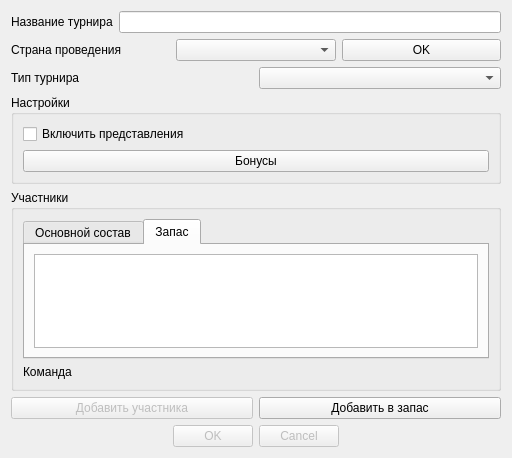
<?xml version="1.0" encoding="UTF-8"?>
<ui version="4.0">
 <class>TourDialog</class>
 <widget class="QDialog" name="TourDialog">
  <property name="geometry">
   <rect>
    <x>0</x>
    <y>0</y>
    <width>512</width>
    <height>458</height>
   </rect>
  </property>
  <property name="windowTitle">
   <string>Создание турнира</string>
  </property>
  <layout class="QVBoxLayout" name="verticalLayout_2">
   <item>
    <layout class="QHBoxLayout" name="horizontalLayout">
     <item>
      <widget class="QLabel" name="lblName">
       <property name="text">
        <string>Название турнира</string>
       </property>
      </widget>
     </item>
     <item>
      <widget class="QLineEdit" name="txtName"/>
     </item>
    </layout>
   </item>
   <item>
    <layout class="QHBoxLayout" name="horizontalLayout_2">
     <item>
      <widget class="QLabel" name="label">
       <property name="text">
        <string>Страна проведения</string>
       </property>
      </widget>
     </item>
     <item>
      <widget class="QComboBox" name="cbCountry"/>
     </item>
     <item>
      <widget class="QPushButton" name="cmdOK">
       <property name="text">
        <string>OK</string>
       </property>
      </widget>
     </item>
    </layout>
   </item>
   <item>
    <layout class="QHBoxLayout" name="horizontalLayout_3">
     <item>
      <widget class="QLabel" name="label_2">
       <property name="text">
        <string>Тип турнира</string>
       </property>
      </widget>
     </item>
     <item>
      <widget class="QComboBox" name="cbType"/>
     </item>
    </layout>
   </item>
   <item>
    <widget class="QGroupBox" name="groupBox_2">
     <property name="title">
      <string>Настройки</string>
     </property>
     <layout class="QVBoxLayout" name="verticalLayout_5">
      <item>
       <widget class="QCheckBox" name="cbViews">
        <property name="contextMenuPolicy">
         <enum>Qt::ActionsContextMenu</enum>
        </property>
        <property name="text">
         <string>Включить представления</string>
        </property>
       </widget>
      </item>
      <item>
       <widget class="QPushButton" name="cmdBonus">
        <property name="text">
         <string>Бонусы</string>
        </property>
       </widget>
      </item>
     </layout>
    </widget>
   </item>
   <item>
    <widget class="QGroupBox" name="groupBox">
     <property name="title">
      <string>Участники</string>
     </property>
     <layout class="QVBoxLayout" name="verticalLayout">
      <item>
       <widget class="QTabWidget" name="tabWidget">
        <property name="currentIndex">
         <number>1</number>
        </property>
        <widget class="QWidget" name="tab">
         <attribute name="title">
          <string>Основной состав</string>
         </attribute>
         <layout class="QVBoxLayout" name="verticalLayout_3">
          <item>
           <widget class="QListWidget" name="lstPlayers"/>
          </item>
         </layout>
        </widget>
        <widget class="QWidget" name="tab_2">
         <attribute name="title">
          <string>Запас</string>
         </attribute>
         <layout class="QVBoxLayout" name="verticalLayout_4">
          <item>
           <widget class="QListWidget" name="lstChange"/>
          </item>
         </layout>
        </widget>
       </widget>
      </item>
      <item>
       <widget class="QLabel" name="lblTeam">
        <property name="text">
         <string>Команда</string>
        </property>
       </widget>
      </item>
     </layout>
    </widget>
   </item>
   <item>
    <layout class="QHBoxLayout" name="horizontalLayout_4">
     <item>
      <widget class="QPushButton" name="cmdNew">
       <property name="enabled">
        <bool>false</bool>
       </property>
       <property name="text">
        <string>Добавить участника</string>
       </property>
      </widget>
     </item>
     <item>
      <widget class="QPushButton" name="cmdChange">
       <property name="text">
        <string>Добавить в запас</string>
       </property>
      </widget>
     </item>
    </layout>
   </item>
   <item>
    <widget class="QDialogButtonBox" name="buttonBox">
     <property name="enabled">
      <bool>false</bool>
     </property>
     <property name="orientation">
      <enum>Qt::Horizontal</enum>
     </property>
     <property name="standardButtons">
      <set>QDialogButtonBox::Cancel|QDialogButtonBox::Ok</set>
     </property>
     <property name="centerButtons">
      <bool>true</bool>
     </property>
    </widget>
   </item>
  </layout>
 </widget>
 <resources/>
 <connections>
  <connection>
   <sender>buttonBox</sender>
   <signal>accepted()</signal>
   <receiver>TourDialog</receiver>
   <slot>accept()</slot>
   <hints>
    <hint type="sourcelabel">
     <x>248</x>
     <y>254</y>
    </hint>
    <hint type="destinationlabel">
     <x>157</x>
     <y>274</y>
    </hint>
   </hints>
  </connection>
  <connection>
   <sender>buttonBox</sender>
   <signal>rejected()</signal>
   <receiver>TourDialog</receiver>
   <slot>reject()</slot>
   <hints>
    <hint type="sourcelabel">
     <x>316</x>
     <y>260</y>
    </hint>
    <hint type="destinationlabel">
     <x>286</x>
     <y>274</y>
    </hint>
   </hints>
  </connection>
 </connections>
</ui>
